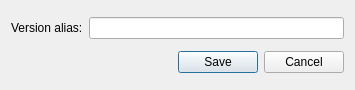
<?xml version="1.0" encoding="UTF-8"?>
<ui version="4.0">
 <class>Dialog</class>
 <widget class="QDialog" name="Dialog">
  <property name="geometry">
   <rect>
    <x>0</x>
    <y>0</y>
    <width>355</width>
    <height>90</height>
   </rect>
  </property>
  <property name="windowTitle">
   <string>Dialog</string>
  </property>
  <layout class="QVBoxLayout" name="verticalLayout">
   <item>
    <layout class="QHBoxLayout" name="horizontalLayout">
     <item>
      <widget class="QLabel" name="laAlias">
       <property name="text">
        <string>Version alias:</string>
       </property>
      </widget>
     </item>
     <item>
      <widget class="QLineEdit" name="leAlias">
       <property name="toolTip">
        <string>Set a human readable version alias</string>
       </property>
      </widget>
     </item>
    </layout>
   </item>
   <item>
    <widget class="QDialogButtonBox" name="buttonBox">
     <property name="orientation">
      <enum>Qt::Horizontal</enum>
     </property>
     <property name="standardButtons">
      <set>QDialogButtonBox::Cancel|QDialogButtonBox::Save</set>
     </property>
    </widget>
   </item>
  </layout>
 </widget>
 <resources/>
 <connections>
  <connection>
   <sender>buttonBox</sender>
   <signal>accepted()</signal>
   <receiver>Dialog</receiver>
   <slot>accept()</slot>
   <hints>
    <hint type="sourcelabel">
     <x>248</x>
     <y>254</y>
    </hint>
    <hint type="destinationlabel">
     <x>157</x>
     <y>274</y>
    </hint>
   </hints>
  </connection>
  <connection>
   <sender>buttonBox</sender>
   <signal>rejected()</signal>
   <receiver>Dialog</receiver>
   <slot>reject()</slot>
   <hints>
    <hint type="sourcelabel">
     <x>316</x>
     <y>260</y>
    </hint>
    <hint type="destinationlabel">
     <x>286</x>
     <y>274</y>
    </hint>
   </hints>
  </connection>
 </connections>
</ui>
